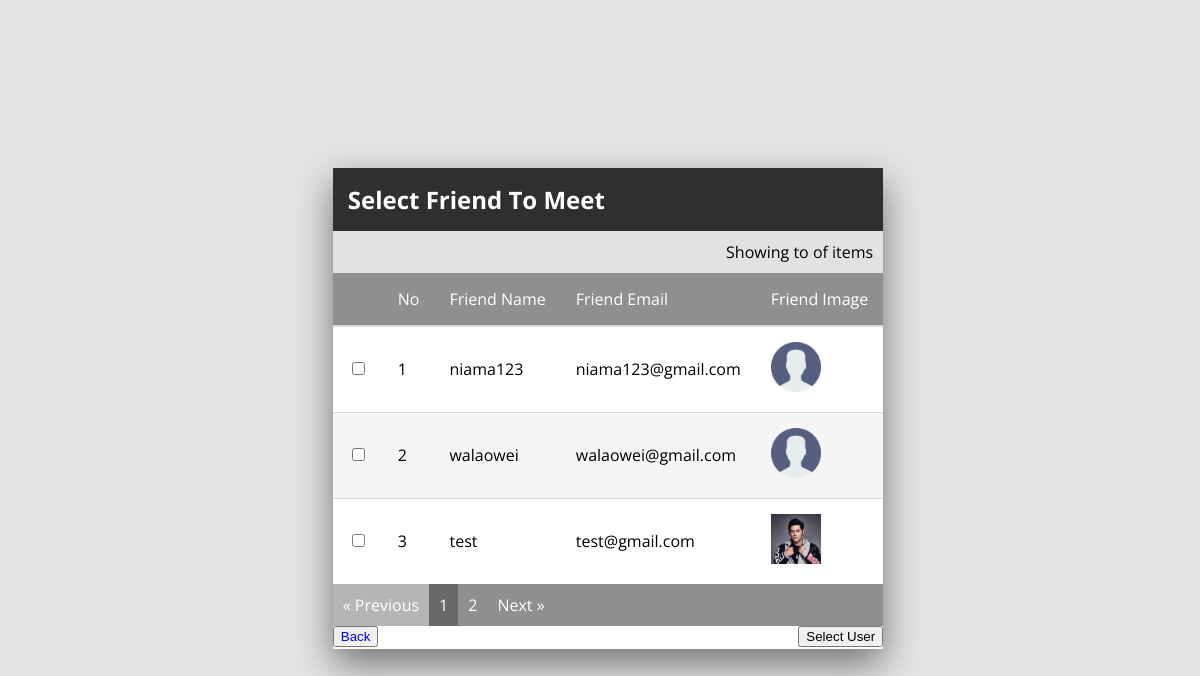
The app's page /Standard.php?Standard&hostid=1 (signed in) with its own data.
### tables this page shows
CREATE TABLE `friend` (
  `friend_id` int(20) NOT NULL,
  `user_id` int(20) NOT NULL,
  `user_friend_id` int(20) NOT NULL,
  `friend_name` varchar(50) NOT NULL,
  `friend_email` varchar(50) NOT NULL,
  `friend_img` varchar(255) NOT NULL
);

CREATE TABLE `user` (
  `user_id` int(20) NOT NULL,
  `user_code` varchar(40) NOT NULL,
  `user_name` varchar(50) NOT NULL,
  `user_email` varchar(50) NOT NULL,
  `user_pass` varchar(40) NOT NULL,
  `user_img` varchar(255) NOT NULL
);

### Standard.php (the view, shortened to what this page needs)
<?php
include("dataconnection.php");
if(isset($_GET["Standard"]))
{
 $hostid = $_GET["hostid"];
}
?>
<!DOCTYPE html>
<html lang="en" >
<head>
  <meta name="viewport" content="width=device-width, initial-scale=1"><link rel="stylesheet" href="https://cdnjs.cloudflare.com/ajax/libs/normalize/5.0.0/normalize.min.css">
<link rel="stylesheet" href="./style.css">
</head>
<body>
<form method="post" name="user form">
<div class="card">
  <div class="table-title">
    <h2>Select Friend To Meet</h2>
  </div>
  <div class="table-concept">
	<div class="table-display">Showing <?php  echo $_SESSION['$no'];?> to
      of   items
    </div>
    <table>
      <thead>
        <tr>
          <th></th>
          <th>No</th>
          <th>Friend Name</th>
          <th>Friend Email</th>
		  <th>Friend Image</th>
        </tr>
      </thead>
<tbody>
<?php
$ur_friend=mysqli_query($connect,"SELECT * FROM friend WHERE user_id='$hostid'");
$u_as_friend=mysqli_query($connect,"SELECT * FROM friend WHERE user_friend_id='$hostid'");
$no=1;
if(mysqli_num_rows($ur_friend)>0)
{
	while($ur_f=mysqli_fetch_assoc($ur_friend))
	{
		?>
		 <tr>
          <td>
            <input type="checkbox" name="friend_id[]" id="cbx1" value="<?php echo $ur_f["user_friend_id"];?>"/>
		  </td>
          <td><?php echo $no;?></td>
          <td><?php echo $ur_f["friend_name"];?>
		  </td>
		   <td><?php echo $ur_f["friend_email"];?>
		   </td>
		    <td><img width="50px;" src="profile/image/<?php echo $ur_f["friend_img"];?>">
			</td>
        </tr>
		<?php
	$no+=1;
	}
}
if(mysqli_num_rows($u_as_friend)>0)
{
	while($u_as_f=mysqli_fetch_assoc($u_as_friend))
	{
		$find_owner_id=$u_as_f["user_id"];
		$owner_details=mysqli_query($connect,"SELECT * FROM user WHERE user_id='$find_owner_id'");
		$owner_d=mysqli_fetch_assoc($owner_details);
		?>
		<tr>
          <td>
            <input type="checkbox" name="own_id[]"  value="<?php echo $owner_d["user_id"];?>"/>
		  </td>
          <td><?php echo $no;?></td>
          <td><?php echo $owner_d["user_name"];?>
		  </td>
		   <td><?php echo $owner_d["user_email"];?>
		   </td>
		    <td><img width="50px;" src="profile/image/<?php echo $owner_d["user_img"];?>">
			</td>
        </tr>
		<?php
	$no+=1;
	}
}
?>
</tbody>
</table>
	<div class="pagination">
      <label class="disabled" for="table_radio_-1">&laquo; Previous</label>
      <label class="active" for="table_radio_0" id="table_pager_0">1</label>
      <label for="table_radio_1" id="table_pager_1">2</label>
      <label for="table_radio_1">Next &raquo;</label>
    </div>
 <input style="float: right;margin-left: 30px;" type="submit" name="submit" class="btn btn-success" value="Select User" >
		<button><a  style="float: right;text-decoration: none;" href="home.php">Back</button></a>
  </div>
</div>
</form>
</body>
</html>

### style.css (style rules this page uses)
body { font-family: "Open Sans", sans-serif; background-color: #e4e4e4; width: 100vw; height: 100vh; display: flex; align-items: center; justify-content: center; overflow: hidden; }
.card { background-color: #ffffff; width: 100%; max-width: 100%; max-height: 100%; display: flex; flex-direction: column; box-shadow: 0 15px 35px rgba(0, 0, 0, 0.5); }
.table-concept { width: 100%; height: 100%; max-height: 100%; overflow: auto; box-sizing: border-box; }
.table-concept .table-radio:checked + .table-display { display: block; }
.table-concept .table-radio:checked + .table-display + table { width: 100%; display: table; }
.table-concept .table-radio:checked + .table-display + table + .pagination { display: flex; }
.table-concept .table-radio:checked + .table-display + table + .pagination > label.active { color: #ffffff; background-color: dimgray; cursor: default; }
.table-concept .table-radio:checked + .table-display + table + .pagination > label.disabled { color: #ffffff; background-color: #b5b5b5; cursor: default; }
.table-concept .table-display { background-color: #e2e2e2; text-align: right; padding: 10px; display: none; position: sticky; left: 0; }
.table-concept table { background-color: #ffffff; font-size: 16px; border-collapse: collapse; display: none; }
.table-concept table tr:last-child td { border-bottom: 0; }
.table-concept table tr th, .table-concept table tr td { text-align: left; padding: 15px; box-sizing: border-box; }
.table-concept table tr th { color: #ffffff; font-weight: normal; background-color: #8f8f8f; border-bottom: solid 2px #d8d8d8; position: sticky; top: 0; }
.table-concept table tr td { border: solid 1px #d8d8d8; border-left: 0; border-right: 0; white-space: nowrap; }
.table-concept table tbody tr { transition: background-color 150ms ease-out; }
.table-concept table tbody tr:nth-child(2n) { background-color: whitesmoke; }
.table-concept .pagination { background-color: #8f8f8f; width: 100%; display: none; position: sticky; bottom: 0; left: 0; }
.table-concept .pagination > label { background-color: #8f8f8f; color: #ffffff; padding: 10px; cursor: pointer; }
.table-title { color: #ffffff; background-color: #2f2f2f; padding: 15px; }
.table-title h2 { margin: 0; padding: 0; }

### records on screen
friend: friend_name "niama123", friend_email "niama123@gmail.com", friend_img (placeholder picture)
friend: user.user_name "walaowei", user.user_email "walaowei@gmail.com", user.user_img (placeholder picture)
friend: user.user_name "test", user.user_email "test@gmail.com", user.user_img (picture)
